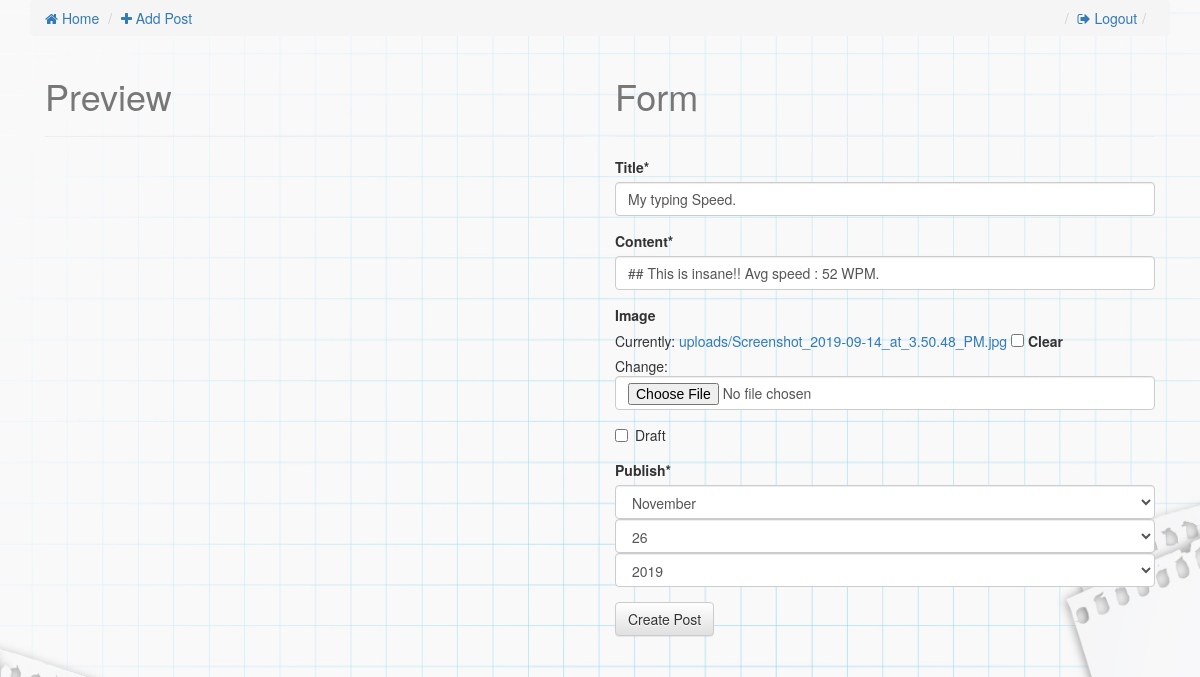
Page /sports-betting-system/edit/ (signed in) on the committed database.
### posts/models.py (models this page shows, shortened)
class Post(models.Model):
    user = models.ForeignKey(User, related_name='userpost')
    title = models.CharField(max_length=120)
    slug = models.SlugField(unique=True)
    image = models.ImageField(upload_to='uploads/',
            null=True,
            blank=True,
            width_field="width_field",
            height_field="height_field")
    height_field = models.IntegerField(default=0)
    width_field = models.IntegerField(default=0)
    content = models.TextField()
    draft = models.BooleanField(default=False)
    publish = models.DateField(auto_now=False, auto_now_add=False)
    read_time =  models.IntegerField(default=0)
    updated = models.DateTimeField(auto_now=True, auto_now_add=False)
    timestamp = models.DateTimeField(auto_now=False, auto_now_add=True)
    objects = PostManager()
    class Meta:
        ordering = ["-timestamp", "-updated"]

### posts/views.py (the view)
# urls.py: url(r'^(?P<slug>[\w-]+)/edit/$', post_update, name='update'),
def post_update(request, slug=None):
	if not request.user.is_authenticated():
		raise Http404
	instance = get_object_or_404(Post, slug=slug)
	form = PostForm(request.POST or None, request.FILES or None, instance=instance)
	if form.is_valid():
		instance = form.save(commit=False)
		instance.save()
		messages.success(request, "<a href='#'>Item</a> Saved", extra_tags='html_safe')
		return HttpResponseRedirect(instance.get_absolute_url())
	context = {
		"title": instance.title,
		"instance": instance,
		"form":form,
	}
	return render(request, "post_form.html", context)

### posts/forms.py
class PostForm(forms.ModelForm):
    content = forms.CharField(widget=PagedownWidget(show_preview=False))
    publish = forms.DateField(widget=forms.SelectDateWidget)
    class Meta:
        model = Post
        fields = [
            "title",
            "content",
            "image",
            "draft",
            "publish",
        ]

### templates/post_form.html (shortened to what this page needs)
{% extends "base.html" %}
{% load crispy_forms_tags %}
{% block content %}
<div class='col-sm-6 '>
<h1>Preview</h1>
<hr/>
</div>
<div class='col-sm-6'>
<h1>Form</h1>
<hr/>
<form method='POST' action='' enctype='multipart/form-data'>{% csrf_token %}
{{ form|crispy }}
<input type='submit' class='btn btn-default' value='Create Post' />
</form>
</div>
{% endblock content %}

### static/css/base.css (style rules this page uses)
body { background-image: url('images/blog.jpeg'); background-size: 100% 100%; }
h1 { color: #777777; }

### rows in the picture
Post: title "My typing Speed.", content "## This is insane!! Avg speed : 52 WPM."
